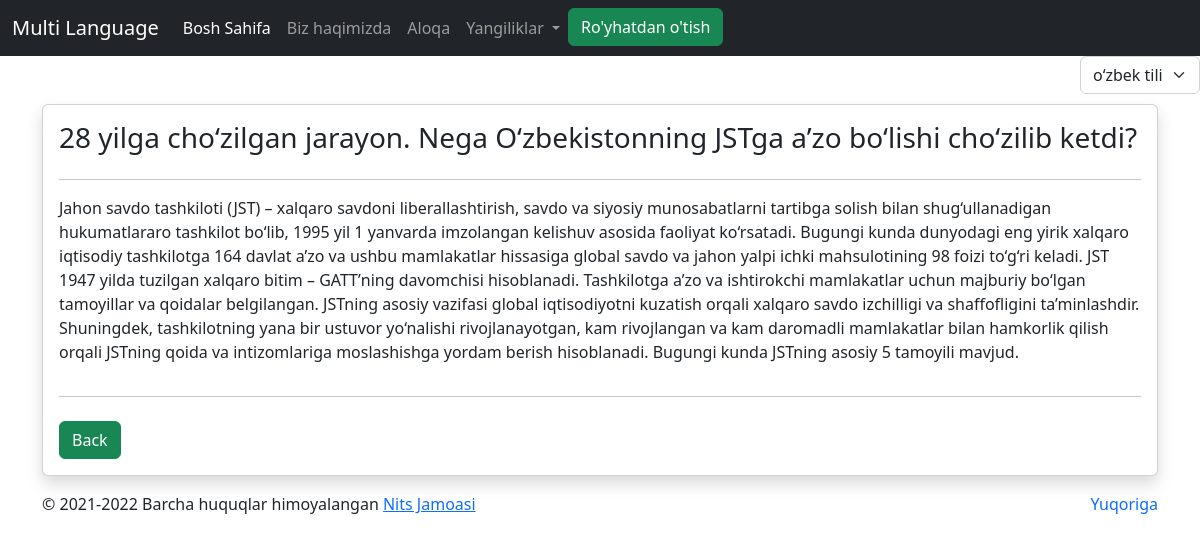
Screenshot of /it-took-28-years-why-has-uzbekistans-accession-to with the database file from the repository.
### news/models.py (models this page shows, shortened)
class Article(models.Model):
    title = models.CharField(max_length=255)
    slug = models.SlugField(unique=True)
    text = models.TextField()

### news/views.py (the view)
# urls.py: path('<slug:slug>',post_detail, name = 'post-detail-page'),
def post_detail(request,slug):
    data = get_object_or_404(Article, slug=slug)
    context = {"data":data}
    return render(request,'post_detail.html',context)

### templates/post_detail.html
{% extends 'base.html' %}
{% block mycontent %}
    <div class="container mt-5">
        <div class="row">
            <div class="col-lg-12">
                <div class="card shadow p-3">
                    <h3>{{data.title}}</h3>
                    <hr>
                    <p>{{data.text}}</p>
                    <hr>
                    <div>
                        <a href="{% url 'home-page' %}" class="btn btn-success mt-2">Back</a>
                    </div>
                </div>
            </div>
        </div>
    </div>
{% endblock %}

### rows the page displays
Article: title "28 yilga cho‘zilgan jarayon. Nega O‘zbekistonning JSTga a’zo bo‘lishi cho‘zilib ketdi?", text "Jahon savdo tashkiloti (JST) – xalqaro savdoni liberallashtirish, savdo va siyosiy munosabatlarni tartibga solish bilan shug‘ullanadigan hukumatlararo tashkilot bo‘lib, 1995 yil 1 yanvarda imzolangan kelishuv asosida faoliyat ko‘rsatadi. Bugungi kunda dunyodagi eng yirik xalqaro iqtisodiy tashkilotga 164 davlat a’zo va ushbu mamlakatlar hissasiga global savdo va jahon yalpi ichki mahsulotining 98 foizi to‘g‘ri keladi. JST 1947 yilda tuzilgan xalqaro bitim – GATTʼning davomchisi hisoblanadi. Tashkilotga a’zo va ishtirokchi mamlakatlar uchun majburiy bo‘lgan tamoyillar va qoidalar belgilangan. JSTning asosiy vazifasi global iqtisodiyotni kuzatish orqali xalqaro savdo izchilligi va…"

### other values shown
form field language "oʻzbek tili (uz)"
